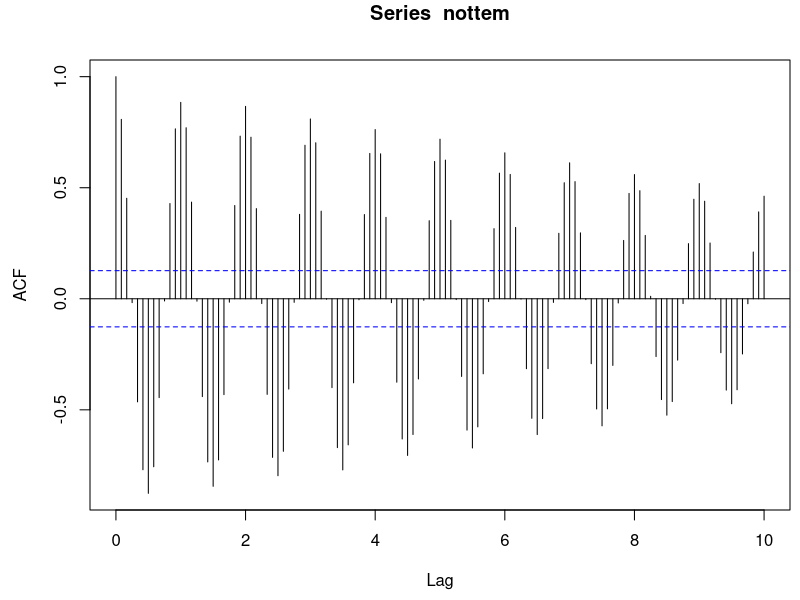
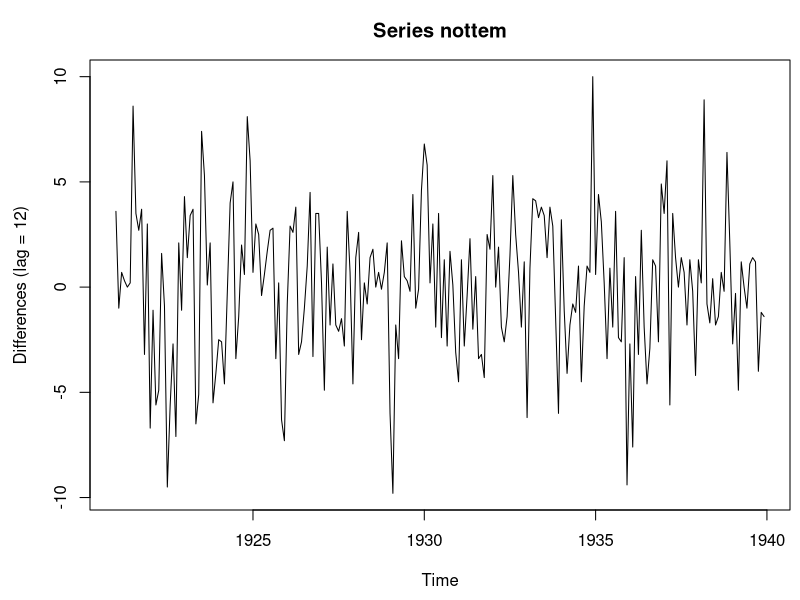

Reproduce these figures in R, in order.
win.graph(width=10, height=3.5)
par(mai=c(0.9, 0.9, 0.6, 0.1))
acf(nottem, lag.max = 10*12)
savePlot("nottem_acf", type="eps")

plot(diff(nottem, lag = 12), ylab = 'Differences (lag = 12)', 
      main = 'Series nottem')
savePlot("nottem_diff", type="eps")

arima(nottem, order = c(1,0,0), 
      seasonal = list(order = c(1, 1, 1), period = 12))
